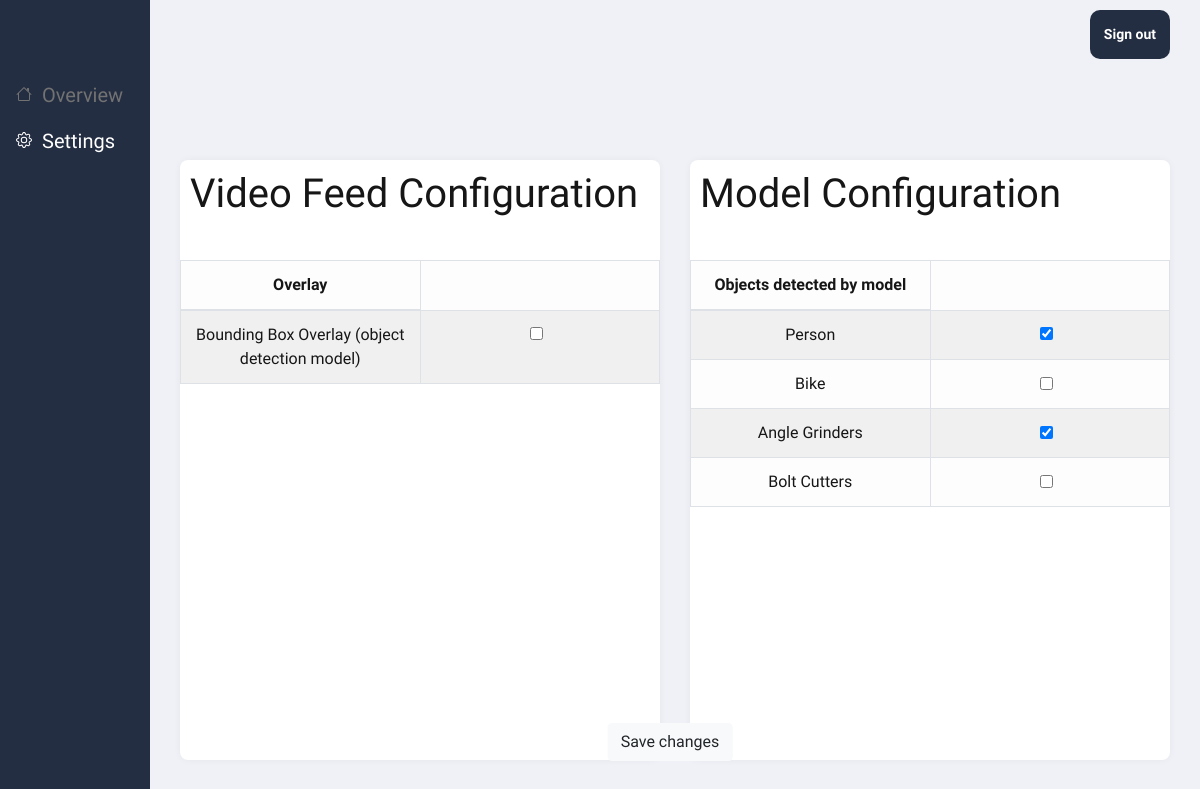
Screenshot of /pages/dashboard/settings/ (signed in) with the database file from the repository.
### pages/models.py (models this page shows)
class DashboardVideoSettings(models.Model):
    name_id = models.CharField(max_length=100, blank=False, default='', unique=True)
    setting = models.CharField(max_length=100, blank=False, default='', unique=True)
    switch = models.BooleanField('switch', default=True)
    def __str__(self):
        return self.name_id

class DashboardModelSettings(models.Model):
    name_id = models.CharField(max_length=100, blank=False, default='', unique=True)
    setting = models.CharField(max_length=100, blank=False, default='', unique=True)
    switch = models.BooleanField('switch', default=True)
    def __str__(self):
        return self.name_id

### pages/views.py (the view, shortened to what this page needs)
@login_required
def dashboard_settings_view(request):
    global model_settings
    if request.user.is_authenticated:
        video_settings = DashboardVideoSettings.objects.all()
        model_setting = DashboardModelSettings.objects.all()
        return render(
            request,
            "pages/settings.html",
            {"video_settings": video_settings, "model_settings": model_setting},
        )
    else:
        return redirect("/")

### templates/pages/settings.html (shortened to what this page needs)
{% load static %}
<!DOCTYPE html>
<head>
    <link rel="stylesheet" type="text/css" href="{% static 'css/dashboard.css' %}">
    <link rel="stylesheet" href="https://cdn.jsdelivr.net/npm/bootstrap@4.0.0/dist/css/bootstrap.min.css">
</head>
<header>
    <a href="/accounts/logout" class="button">Sign out</a>
</header>
<div class="dash-sidenav">
    <div class="dash-sidenav-content">
        <a href="../"></i><span>Overview</span></a>
        <a style="color:white;"></i><span>Settings</span></a>
    </div>
</div>
<form action="" method="post">
    <section class="page-content">
        <section class="grid">
            <article style="height: 50px; background-color: #f0f1f6; box-shadow: none;"></article>
            <article>
                <h1>Video Feed Configuration</h1>
                <div class="settings-tables">
                    <table class="table table-light table-striped table-bordered">
                        <thead>
                            <tr>
                                <th scope="col" style="width: 50%;">Overlay</th>
                            </tr>
                        </thead>
                        <tbody>
                            {% for setting in video_settings%}
                                <tr>
                                    <td>{{setting}}</td>
                                    <td>
                                        {% if setting.switch %}
                                        <div class="form-check">
                                            <input class="form-check-input" type="checkbox" checked="checked" value="{{setting}}" name="dashboard_video_settings">
                                        </div>
                                        {% else %}
                                        <div class="form-check">
                                            <input class="form-check-input" type="checkbox" value="{{setting}}" name="dashboard_video_settings">
                                        </div>
                                        {% endif %}
                                </tr>
                            {% endfor %}
                        </tbody>
                    </table>
                </div>
            </article>
            <article>
                <h1>Model Configuration</h1>
                <div class="settings-tables">
                    <table class="table table-light table-striped table-bordered">
                        <thead>
                            <tr>
                                <th scope="col" style="width: 50%;">Objects detected by model</th>
                            </tr>
                        </thead>
                        <tbody>
                            {% for setting in model_settings%}
                                <tr>
                                    <td>{{setting}}</td>
                                    <td>
                                        {% if setting.switch %}
                                        <div class="form-check">
                                            <input class="form-check-input" type="checkbox" checked="checked" value="{{setting}}" name="dashboard_model_settings">
                                        </div>
                                        {% else %}
                                        <div class="form-check">
                                            <input class="form-check-input" type="checkbox" value="{{setting}}" name="dashboard_model_settings">
                                        </div>
                                        {% endif %}
                                </tr>
                            {% endfor %}
                        </tbody>
                    </table>
                </div>
            </article>
        </section>
    </section>
    <button type="submit" class="btn btn-light" style="position:fixed; left: calc(50% + 70px); bottom: 20px; transform: translate(-50%, -50%); margin: 0 auto;">Save changes</button>
</form>

### static/css/dashboard.css (style rules this page uses)
* { font-family: 'Source Sans Pro', sans-serif; }
h1, h3 { color: var(--container-background-color); }
button { background-color: white; }
.dash-sidenav { width: var(--side-nav-size); height: 100%; position: fixed; top: 0; left: 0; background-color: var(--container-background-color); overflow-x: hidden; padding-top: 70px; }
.dash-sidenav-content { text-align: left; }
.dash-sidenav a { padding: 10px 10px 6px 16px; text-decoration: none; font-size: 20px; color: #727272; display: block; }
.dash-sidenav a span { padding-left: 10px; }
header { margin-left: var(--side-nav-size); position: absolute; top:0; right: 0; width: 100%; height: 50px; z-index: 1; }
header a { float: right; }
.button { background-color: #242e42; border: none; color: white; padding: 14px; text-align: center; text-decoration: none; display: inline-block; font-size: 14px; font-weight: 700; margin: 10px 4px; border-radius: 10px; margin-right: 30px; }
.page-content { position: relative; left: var(--side-nav-size); width: calc(100% - var(--side-nav-size)); min-height: 100vh; padding: 30px; color: var(--page-content-txtColor); background: var(--page-content-bgColor); }
.page-content .grid { display: grid; grid-template-columns: repeat(2, 1fr); grid-gap: 30px; }
.page-content .grid > article { display: flex; height: 600px; background: var(--page-content-blockColor); border-radius: 8px; box-shadow: 0 0 10px -2px rgba(0, 0, 0, 0.075); }
.page-content .grid > article h1 { margin: 10px; display: inline-block; position: absolute; }
.page-content .grid > article:first-child { grid-column: span 2; margin-top: 50px; height: 50px; }
.settings-tables { padding: 0; width: 100%; height: 500px; text-align: center; margin-top: 100px; }

### rows the page displays
DashboardVideoSettings: name "Bounding Box Overlay (object detection model)"
DashboardModelSettings: name "Person"
DashboardModelSettings: name "Bike"
DashboardModelSettings: name "Angle Grinders"
DashboardModelSettings: name "Bolt Cutters"
